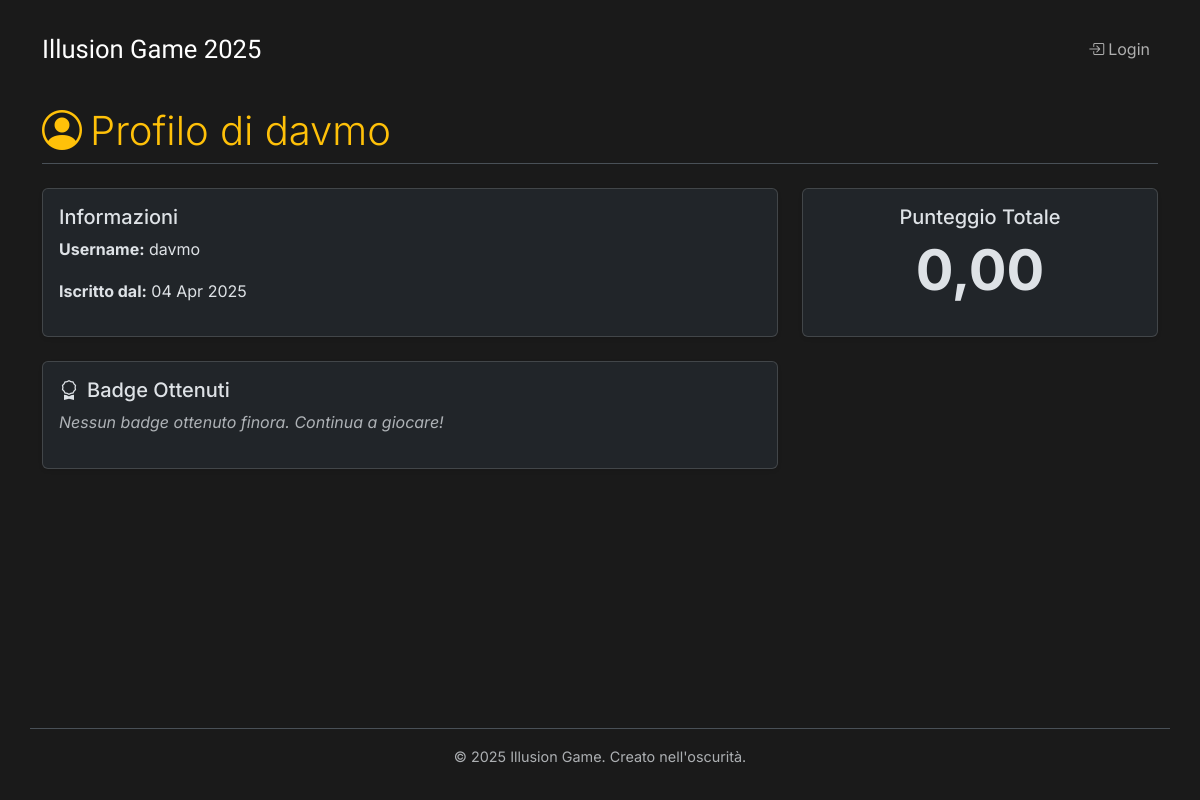
Page /profilo/davmo/ on the earlier database version.
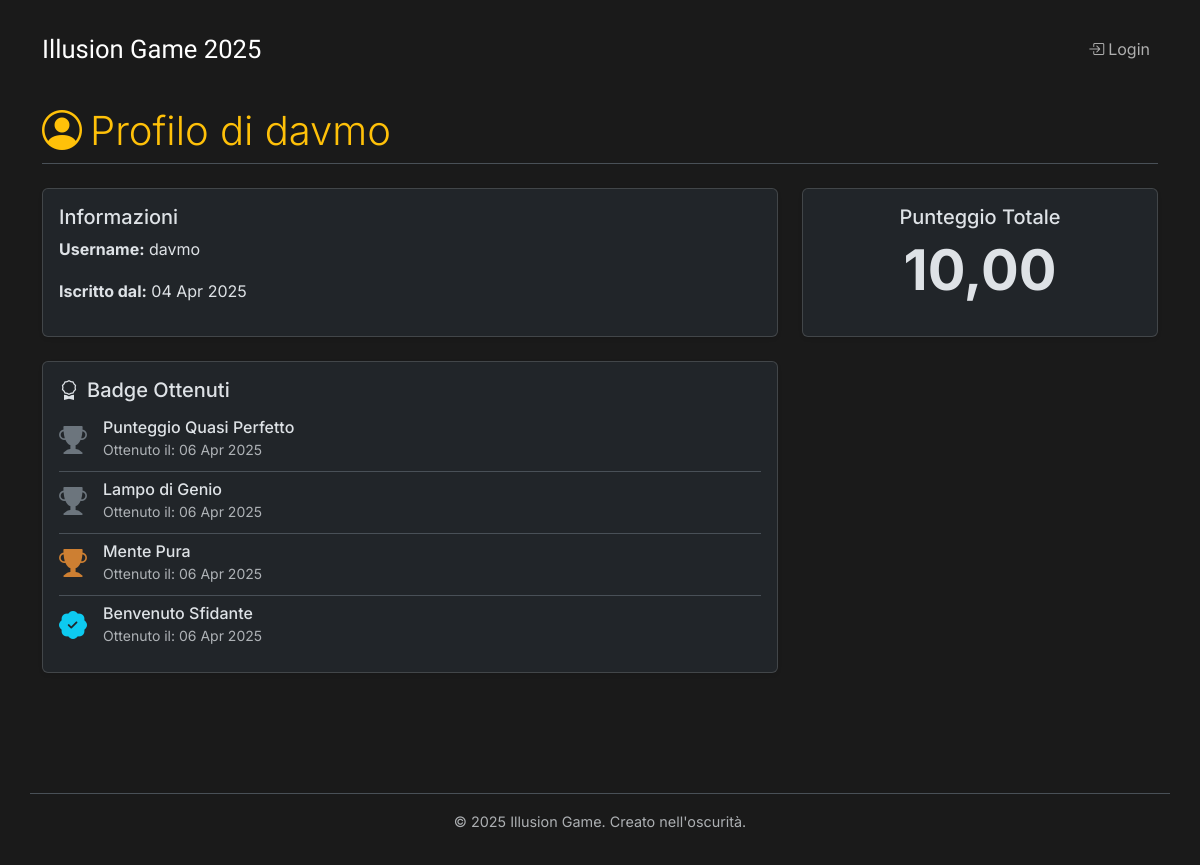
Same page on the later database version.
### enigmas/models.py (models this page shows, shortened)
class UserBadge(models.Model):
    utente = models.ForeignKey(User, on_delete=models.CASCADE)
    badge = models.ForeignKey(Badge, on_delete=models.CASCADE)
    data_ottenimento = models.DateTimeField(auto_now_add=True) # Data in cui è stato ottenuto
    class Meta:
        unique_together = ('utente', 'badge')
        ordering = ['-data_ottenimento']
        verbose_name = "Badge Utente"
        verbose_name_plural = "Badges Utenti"

class Badge(models.Model):
    nome = models.CharField(max_length=100, unique=True)
    descrizione = models.TextField(help_text="Cosa bisogna fare per ottenere questo badge?")
    rarita = models.CharField(max_length=20, choices=[('Comune', 'Comune'), ('Bronzo', 'Bronzo'), ('Argento', 'Argento'), ('Oro', 'Oro')], default='Bronzo') # Esempio di rarità
    class Meta:
        ordering = ['nome']
        verbose_name = "Badge"
        verbose_name_plural = "Badges"

### enigmas/views.py (the view)
# urls.py: path('profilo/<str:username>/', views.profile_view, name='profile_view'),
def profile_view(request, username):
    profile_user = get_object_or_404(User, username=username)
    punteggio_totale_obj = RispostaUtente.objects.filter(
        utente=profile_user,
        is_corretta=True
    ).aggregate(punteggio_totale=Sum('punteggio'))
    punteggio_totale = punteggio_totale_obj['punteggio_totale'] or 0
    badges_utente = UserBadge.objects.filter(utente=profile_user).select_related('badge')
    context = {
        'profile_user': profile_user,
        'punteggio_totale': punteggio_totale,
        'badges': badges_utente, # <-- Passiamo i badge al template
    }
    return render(request, 'enigmas/profile_detail.html', context)

### enigmas/context_processors.py (called while the page is built)
def unread_notifications_count(request):
    count = 0
    if request.user.is_authenticated:
        count = Notifica.objects.filter(utente=request.user, letta=False).count()
    return {'unread_notifications_count': count}

### enigmas/templates/enigmas/profile_detail.html (shortened to what this page needs)
{% extends 'enigmas/base.html' %}
{% load static %}
{% block content %}
    <h2 class="border-bottom pb-2 mb-4 display-6">
        <i class="bi bi-person-circle me-2"></i>Profilo di {{ profile_user.username }}
    </h2>
    <div class="row">
        <div class="col-md-8">
            <div class="card shadow-sm mb-4">
                <div class="card-body">
                    <h4 class="card-title fs-5">Informazioni</h4>
                    <p><strong>Username:</strong> {{ profile_user.username }}</p>
                    <p><strong>Iscritto dal:</strong> {{ profile_user.date_joined|date:"d M Y" }}</p>
                </div>
            </div>
            <div class="card shadow-sm mb-4">
               <div class="card-body">
                   <h4 class="card-title fs-5"><i class="bi bi-award me-2"></i>Badge Ottenuti</h4>
                   {% if badges %}
                       <div class="list-group list-group-flush">
                           {% for user_badge in badges %}
                               <div class="list-group-item d-flex align-items-center bg-transparent px-0">
                                   <span class="me-3 fs-3">
                                       {% if user_badge.badge.rarita == 'Oro' %}
                                           <i class="bi bi-trophy-fill text-warning" title="Rarità: Oro"></i>
                                       {% elif user_badge.badge.rarita == 'Argento' %}
                                           <i class="bi bi-trophy-fill text-secondary" title="Rarità: Argento"></i>
                                       {% elif user_badge.badge.rarita == 'Bronzo' %}
                                           <i class="bi bi-trophy-fill" style="color:#cd7f32;" title="Rarità: Bronzo"></i>
                                       {% else %}
                                            <i class="bi bi-patch-check-fill text-info" title="Rarità: Comune"></i>
                                       {% endif %}
                                   </span>
                                   <div class="flex-grow-1">
                                       <h6 class="mb-0">{{ user_badge.badge.nome }}</h6>
                                       <small class="text-body-secondary"
                                              data-bs-toggle="tooltip"
                                              data-bs-placement="top"
                                              title="{{ user_badge.badge.descrizione }}">
                                           Ottenuto il: {{ user_badge.data_ottenimento|date:"d M Y" }}
                                       </small>
                                   </div>
                               </div>
                           {% endfor %}
                       </div>
                   {% else %}
                       <p class="text-body-secondary"><em>Nessun badge ottenuto finora. Continua a giocare!</em></p>
                   {% endif %}
               </div>
            </div>
        </div>
        <div class="col-md-4">
             <div class="card shadow-sm mb-4">
                <div class="card-body text-center">
                    <h4 class="card-title fs-5">Punteggio Totale</h4>
                    <p class="display-4 fw-bold">{{ punteggio_totale|floatformat:2 }}</p>
                </div>
             </div>
        </div>
    </div>
{% endblock %}

### enigmas/templates/enigmas/base.html (shortened to what this page needs)
{% load static %}
<!DOCTYPE html>
<html lang="it" data-bs-theme="dark">
<head>
    <link href="https://cdn.jsdelivr.net/npm/bootstrap@5.3.3/dist/css/bootstrap.min.css" rel="stylesheet">
    <link rel="stylesheet" href="{% static 'enigmas/css/style.css' %}">
    <link rel="stylesheet" href="https://cdn.jsdelivr.net/npm/bootstrap-icons@1.11.3/font/bootstrap-icons.min.css">
</head>
<body class="d-flex flex-column">
    <nav class="navbar navbar-expand-lg navbar-custom">
        <div class="container">
            <a class="navbar-brand navbar-brand-custom" href="{% url 'enigma_view' %}">
                Illusion Game 2025
            </a>
            <div class="collapse navbar-collapse" id="navbarNavContent">
                <ul class="navbar-nav ms-auto mb-2 mb-lg-0 align-items-center">
                    {% if user.is_authenticated %}
                        <li class="nav-item"> <a class="nav-link {% if request.resolver_match.url_name == 'enigma_view' %}active{% endif %}" href="{% url 'enigma_view' %}"><i class="bi bi-eye-fill me-1"></i>Enigma</a> </li>
                        <li class="nav-item"> <a class="nav-link {% if request.resolver_match.url_name == 'classifica' %}active{% endif %}" href="{% url 'classifica' %}"><i class="bi bi-bar-chart-line-fill me-1"></i>Classifica</a> </li>
                        <li class="nav-item"> <a class="nav-link {% if request.resolver_match.url_name == 'regole_punteggio' %}active{% endif %}" href="{% url 'regole_punteggio' %}"><i class="bi bi-question-circle-fill me-1"></i>Regole</a> </li>
                        <li class="nav-item d-none d-lg-block notification-bell-desktop">
                            <a class="nav-link position-relative px-2 {% if request.resolver_match.url_name == 'lista_notifiche' %}active{% endif %}"
                               href="{% url 'lista_notifiche' %}"
                               title="Notifiche">
                                 <i class="bi bi-bell-fill fs-5"></i>
                                 {% if unread_notifications_count > 0 %}
                                     <span class="position-absolute top-0 start-100 translate-middle badge rounded-pill bg-danger">
                                         {{ unread_notifications_count }}
                                         <span class="visually-hidden">notifiche non lette</span>
                                     </span>
                                 {% endif %}
                             </a>
                        </li>
                        <li class="nav-item dropdown">
                            <a class="nav-link dropdown-toggle" href="#" role="button" data-bs-toggle="dropdown" aria-expanded="false">
                                <i class="bi bi-person-circle me-1"></i> {{ user.username }}
                            </a>
                            <ul class="dropdown-menu dropdown-menu-end">
                                <li><a class="dropdown-item" href="{% url 'my_profile' %}"><i class="bi bi-person-badge me-2"></i>Il Mio Profilo</a></li>
                                <li><hr class="dropdown-divider"></li>
                                <li>
                                    <form action="{% url 'logout' %}" method="post" class="d-inline">
                                        {% csrf_token %}
                                        <button type="submit" class="dropdown-item"><i class="bi bi-box-arrow-right me-2"></i>Logout</button>
                                    </form>
                                </li>
                            </ul>
                        </li>
                    {% else %}
                        <li class="nav-item">
                            <a class="nav-link {% if request.resolver_match.url_name == 'login' %}active{% endif %}" href="{% url 'login' %}"><i class="bi bi-box-arrow-in-right me-1"></i>Login</a>
                        </li>
                    {% endif %}
                </ul>
            </div>
        </div>
    </nav>
    <div class="container mt-4 mb-5 flex-grow-1">
        {% block content %}{% endblock %}
    </div>
    <footer class="container text-center text-body-secondary py-3 border-top">
        <p>&copy; {% now "Y" %} Illusion Game. Creato nell'oscurità.</p>
    </footer>
</body>
</html>

### enigmas/static/enigmas/css/style.css (style rules this page uses)
body { background-color: #1a1a1a; color: #e0e0e0; font-family: 'Courier New', Courier, monospace; margin: 0; padding: 0; line-height: 1.6; }
nav { margin-top: 1rem; }
nav a { color: #b0bec5; text-decoration: none; transition: color 0.3s ease; }
h2, h3 { color: #FFC109; border-bottom: 1px solid #555; padding-bottom: 0.5rem; margin-bottom: 1.5rem; }
footer { text-align: center; margin-top: 3rem; padding: 1.5rem; font-size: 0.9rem; color: #666; border-top: 1px solid #333; }
.navbar-brand-custom { font-family: "Rubik Glitch", system-ui; color: #ffffff !important; font-weight: 400; font-size: 1.6rem; }

### enigmas/templates/enigmas/base.html (style rules this page uses)
body { font-family: 'Inter', sans-serif; background-color: #1a1a1a; display: flex; flex-direction: column; min-height: 100vh; }
.flex-grow-1 { flex-grow: 1; }

Differences in the rows shown:
added UserBadge: badge.nome "Punteggio Quasi Perfetto", data_ottenimento "06 Apr 2025"
added UserBadge: badge.nome "Lampo di Genio", data_ottenimento "06 Apr 2025"
added UserBadge: badge.nome "Mente Pura", data_ottenimento "06 Apr 2025"
added UserBadge: badge.nome "Benvenuto Sfidante", data_ottenimento "06 Apr 2025"
Other differences:
{{ punteggio_totale|floatformat:2 }}: "0,00" → "10,00"
text no longer shown: "Nessun badge ottenuto finora. Continua a giocare!"
